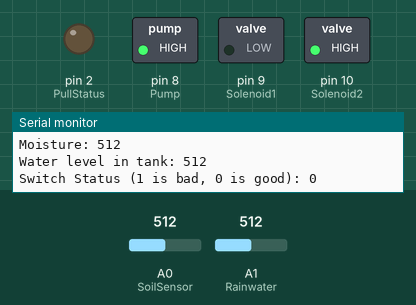
A sketch run on a simulated Arduino Uno, built with avr-gcc and run on an emulated ATmega328P. On the bench: switched loads named in the sketch (green lamp = pin HIGH), output pins drawn as LEDs (lit = HIGH), the last lines printed to the serial monitor. The test bench sets the inputs (shaded band); at power-on: A0 (SoilSensor) = 512, A1 (Rainwater) = 512.

Above: at 2.8 s.
2.9 s: A0 (SoilSensor) set to 408
5.6 s: A0 (SoilSensor) set to 384
At 6.3 s:
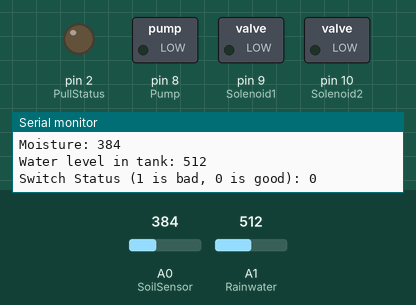
8.3 s: A0 (SoilSensor) set to 410
At 10.9 s:
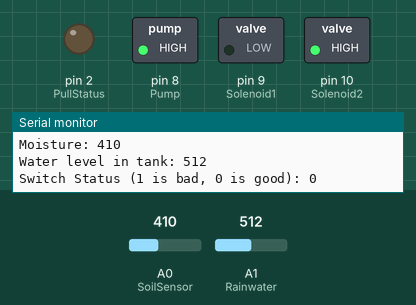
11.6 s: A1 (Rainwater) set to 316
14.3 s: A1 (Rainwater) set to 285
At 16.4 s:
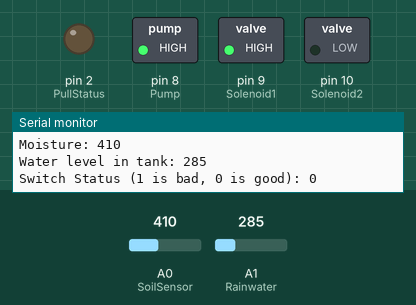
17.6 s: A1 (Rainwater) set to 306
At 18.7 s:
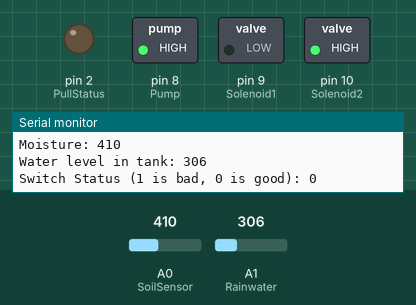
Timing chart, 0 to 20.6 s (numbered marks = the images above; inputs shaded):
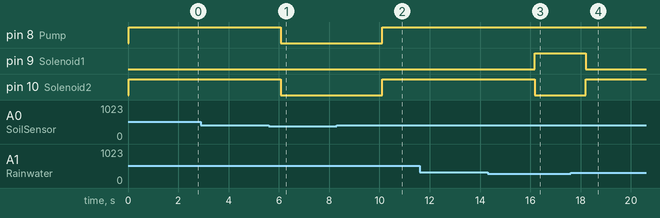

Measured:
- the behaviour switches between 401 and 400 on A0 (SoilSensor) (found by bisection; images 0 and 1)
- the behaviour switches between 300 and 299 on A1 (Rainwater) (found by bisection; images 2 and 3)
- after the input at 5.6 s, pin 8 (Pump), pin 10 (Solenoid2): HIGH → LOW after 0.48 s
- after the input at 8.3 s, pin 8 (Pump), pin 10 (Solenoid2): LOW → HIGH after 1.8 s
- after the input at 14.3 s, pin 9 (Solenoid1): LOW → HIGH after 1.9 s; pin 10 (Solenoid2): HIGH → LOW after 1.9 s
- after the input at 17.6 s, pin 9 (Solenoid1): HIGH → LOW after 0.60 s; pin 10 (Solenoid2): LOW → HIGH after 0.60 s

The sketch:

ChatGPTVersion.ino
```cpp
// C++ code

// Definitions have to be global

// Sensors
#define SoilSensor A0
#define Rainwater A1

// Pumps and solenoid pins
#define Pump 8
#define Solenoid1 9
#define Solenoid2 10
#define PullStatus 2

// Manual shutoff pins
#define Switch 1

int SwitchStatus = 0;

void setup() {
  Serial.begin(9600);

  pinMode(Pump, OUTPUT);
  pinMode(Solenoid1, OUTPUT);
  pinMode(Solenoid2, OUTPUT);
  pinMode(PullStatus, OUTPUT);

  // Setting up soil sensors as inputs
  pinMode(SoilSensor, INPUT);
  pinMode(Rainwater, INPUT);

  // Manual shutoff pins
  pinMode(Switch, INPUT);
}

// Function to turn on the pump and the appropriate solenoid valve
void turnOnPumpAndValve(int valvePin1, int valvePin2) {
  digitalWrite(Pump, HIGH);
  digitalWrite(valvePin1, HIGH);
  digitalWrite(valvePin2, LOW);
}

// Function to turn off the pump and all solenoid valves
void turnOffPumpAndValves() {
  digitalWrite(Pump, LOW);
  digitalWrite(Solenoid1, LOW);
  digitalWrite(Solenoid2, LOW);
}

void loop() {
  int Moisture = analogRead(SoilSensor); // Read the analog value from the soil moisture sensor
  int Rainwater_Status = analogRead(Rainwater); // Read the analog value from the rainwater sensor
  SwitchStatus = digitalRead(Switch);

  Serial.println("\n");
  Serial.print("Moisture: ");
  Serial.println(Moisture);
  Serial.print("Water level in tank: ");
  Serial.println(Rainwater_Status);
  Serial.print("Switch Status (1 is bad, 0 is good): ");
  Serial.println(SwitchStatus);

  if (SwitchStatus == 0) {
    if (Moisture > 400) {
      if (Rainwater_Status < 300) {
        turnOnPumpAndValve(Solenoid1, Solenoid2);
      } else {
        turnOnPumpAndValve(Solenoid2, Solenoid1);
      }
    } else {
      turnOffPumpAndValves();
    }
  } else {
    Serial.println("Off Switch engaged. No water will be pumped until the fault is rectified");
    turnOffPumpAndValves();
  }

  delay(2000); // Delay after each loop iteration to avoid reading the sensors too frequently
}
```
